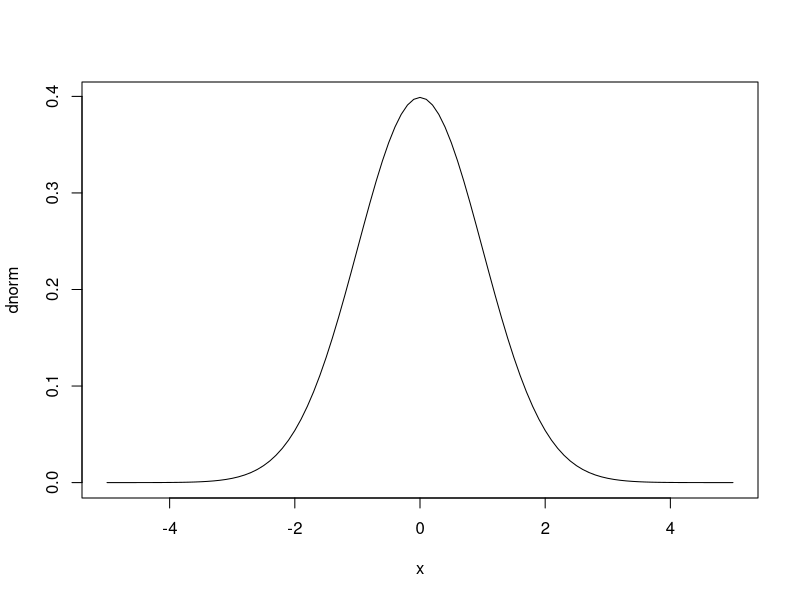
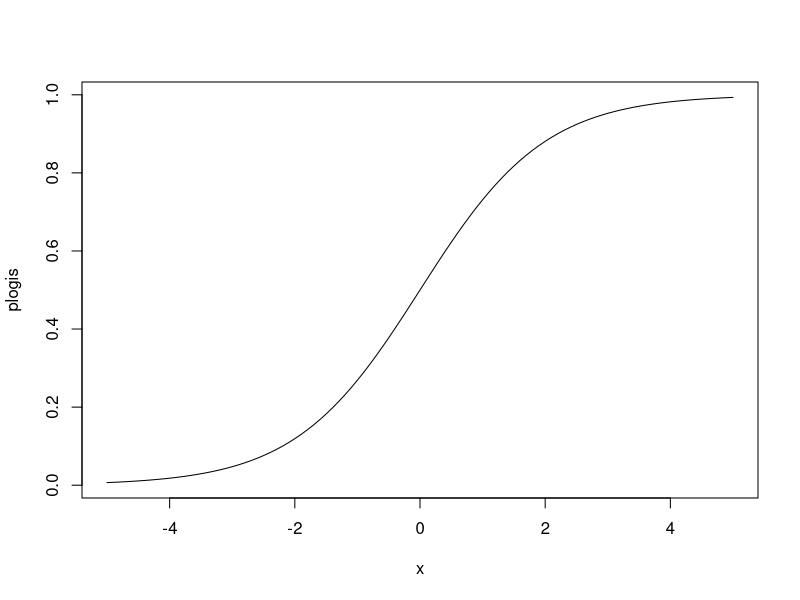
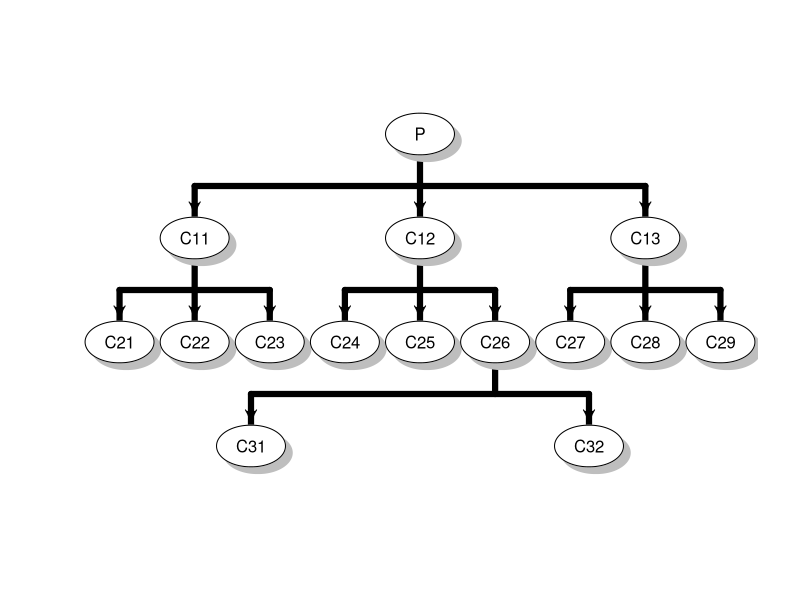

These figures' R source, in order:
## ---- chunk 1
knitr::opts_chunk$set(echo = TRUE)
## ---- chunk 2
x <- seq(1,4,1); y <- seq(4,1,-1)
x0 <- c(1:4); y0 <- c(4:1)
x;y
x0;y0
## ---- chunk 3
x1 = c(2,.5,4,2)
x2 = c(x1, rep(1,4))
x3 = c(1:-2); 

x4 = c("Hello"," ","World","!",paste("Hello"," ","World","!"))

x5 = c(TRUE, TRUE, NA, FALSE)
x6 = c(rep(1:2,2),rep(1,2),rep(2,2))
x1; x2; x3; x4; x5; x6
## ---- chunk 4
a = matrix(1:4,1,4,byrow = TRUE)
b = matrix(1:-2,1,4,byrow = TRUE)
c = matrix(c(2,.5,4,2),1,4,byrow = TRUE)
d = matrix(rep(1,4),1,4,byrow = TRUE)
X = rbind(a,b,c,d)
X
## ---- chunk 5
# First, we'll make a vector (1,2,3,4):
x <- 1:4

# Here, we grab the values at the first and fourth indices 
# (which happen to be 1 and 4 in this case):
x[c(1,4)]

# We can also grab the first and fourth values this way:
x[c(TRUE, FALSE, FALSE, TRUE)]

# Or we can grab all values NOT at the second and third indices:
x[-c(2,3)]
## ---- chunk 6
# Again, we'll define a vector:
x <- 1:4
# Observe this componentwise comparison resulting in a logical vector:
x >= 3   
# Now observe what happens when we use this "logical vector" to index our vector:
x[x >= 3] 
# We can use & ("and") or | ("or") to get more sophistocated logical statements.
x[x >=1 & x <=3]
## ---- chunk 7
# We'll first make a 3x4 matrix with values rangeing from 1 to 12:
x <- matrix(1:12, 3, 4)
# This statement returns values that are in the first and third rows, 
# but NOT in the first and fourth columns:
x[c(1,3),-c(1,4)]
# This statement returns values in the first and third rows, 
# and any column:
x[c(TRUE,FALSE,TRUE),]
## ---- chunk 8
y1 <- X[X<0]
y1
## ---- chunk 9
y2 <- X[X>0 & X<2]
y2
## ---- chunk 10
# We'll make a list with many different types and formats.
# Text to the left of = specifies the component name:
x <- list( num   = 1:4,                # "num =" specifies the name of the first component
           chac  = "hello world!",
           logic = c(TRUE,FALSE),
           nu    = NULL,
           mat   = matrix(4:1, 2, 2) ) 
y <- list( 1234,
           "world" )
# We can still use the c() function to combine two lists into one list:
c(x, y)
## ---- chunk 11
students <- data.frame( id      = c("001", "002", "003"), # ids are characters
                        score_A = c(95, 97, 90),          # scores are numericss
                        score_B = c(80, 75, 84))       
students
## ---- chunk 12
student_003 = students[students$id=="003",]
student_003
## ---- chunk 13
# First, we create the matrix:
scores <- matrix(c(95, 97, 90, 80, 75, 84), 3, 2)
# Then, we convert the matrix into a data.frame:
scores <- data.frame(scores)
# Easy!!
# Now, let's name the columns
colnames(scores) <- c("score_A", "score_B")
# and add another column:
id <- c("001", "002", "003")
students1 <- cbind(id, scores)
students2 <- data.frame( list( id      = c("001", "002", "003"),
                               score_A = c(95, 97, 90),
                               score_B = c(80, 75, 84))       
                         )
## ---- chunk 14
## Sun Mon Tue Wed Thu Fri Sat
##      NY   2   3   4   5   6
##   7   8   9  10  11  12  13
##  14 MLK  16  17  18  19  20
##  21  22  23  24  25  26  27
##  28  29  30  31  
days <- matrix(0:31,5,7, byrow = TRUE)
days[days==0 | days==1 | days==2] = ""
days[1,2] = "NY"; days[1,3] = "2"
days[3,2] = "MLK"

Jan2018 <- data.frame(days)
colnames(Jan2018) <- c("Sun", "Mon", "Tue", "Wed", "Thu", "Fri","Sat")

print(Jan2018,row.names = FALSE)
## ---- chunk 15
setosa = iris[iris$Species=="setosa",]
versicolor = iris[iris$Species=="versicolor",]
virginica = iris[iris$Species=="virginica",]

I=split(iris, sample(1:5, nrow(iris), replace=T))
iris1 = I[1]; iris2 = I[2]; iris3 = I[3]; iris4 = I[4]; iris5 = I[5]
iris.5fold <- list(iris1, iris2, iris3, iris4, iris5)
## ---- chunk 16
plot(dnorm, xlim = c(-5, 5))   # bell curve of Normal density
plot(plogis, xlim = c(-5, 5))  # Logistic/Sigmoid function (CDF of Logistic distribution)
## ---- chunk 17
# install.packages("diagram")   ## if you don't have the package "diagram", run it
library("diagram")
openplotmat()
elpos <- coordinates (c(1,3,9,2))
treearrow(from = elpos[1,], to = elpos[2:4,], lwd = 6)
treearrow(from = elpos[2,], to = elpos[5:7,], lwd = 6)
treearrow(from = elpos[3,], to = elpos[8:10,], lwd = 6)
treearrow(from = elpos[4,], to = elpos[11:13,], lwd = 6)
treearrow(from = elpos[10,], to = elpos[14:15,], lwd = 6)
labels <- character()
labels[1] <- "P"
for(i in 2:4)
  labels[i] <- paste0("C1", i-1)
for(i in 5:13)
  labels[i] <- paste0("C2", i-4)
for(i in 14:15)
  labels[i] <- paste0("C3", i-13)
for(i in 1:15)
  textround(elpos[i,], radx = 0.001, rady = 0.05, lab = labels[i])
## ---- chunk 18
C11 <- list( C21 = "C21",
             C22 = "C22", 
             C23 = "C23")
C26 <- list( C31 = "C31",
             C32 = "C32")
C13 <- list( C27 = "C27",
             C28 = "C28",
             C29 = "C29")
C12 <- list( C24 = "C24",
             C25 = "C25",
             C26 = C26)
P   <- list( C11 = C11,
             C12 = C12,
             C13 = C13)

# subtree rooted at C12
P[[2]]
P$C12

# subtree (leaf) rooted at C24
P[[c(2,1)]]
P$C12$C24

# subtree rooted at C26
P[[c(2,3)]]
P$C12$C26

# subtree (leaf) rooted at C31
P[[c(2,3,1)]]
P$C12$C26$C31
## ---- chunk 19
twosam <- function(x, y, alpha = 0.05)
{
  # It conducts a two-sample homoscedastic t-test on x and y
  n.x       <- length(x); n.y    <- length(y)
  mean.x    <- mean(x);   mean.y <- mean(y)
  var.x     <- var(x);    var.y  <- var(y)
  mean.diff <- mean.x - mean.y
  df        <- n.x + n.y - 2
  sigma     <- ((n.x - 1) * var.x + (n.y - 1) * var.y) / df
  var.diff  <- (1/n.x + 1/n.y) * sigma
  t         <- mean.diff / sqrt(var.diff)
  t.alpha   <- qt(1 - alpha/2, df)
  output    <- list(t       = t,
                    df      = df,
                    p.value = 2 * pt(-abs(t), df),
                    confint = c(lower = mean.diff - sqrt(var.diff) * t.alpha,
                                upper = mean.diff + sqrt(var.diff) * t.alpha),
                    mu      = c(mu.x = mean.x, mu.y = mean.y),
                    sigma   = sigma)
  return(output)
}
x1 <- rnorm(40, 0, 1)
x2 <- rnorm(50, 0, 1)
x3 <- rnorm(50, 1, 1)
twosam(x1, x2)
t.test(x1, x2, var.equal = TRUE)
twosam(x1, x3)
t.test(x1, x3, var.equal = TRUE)
